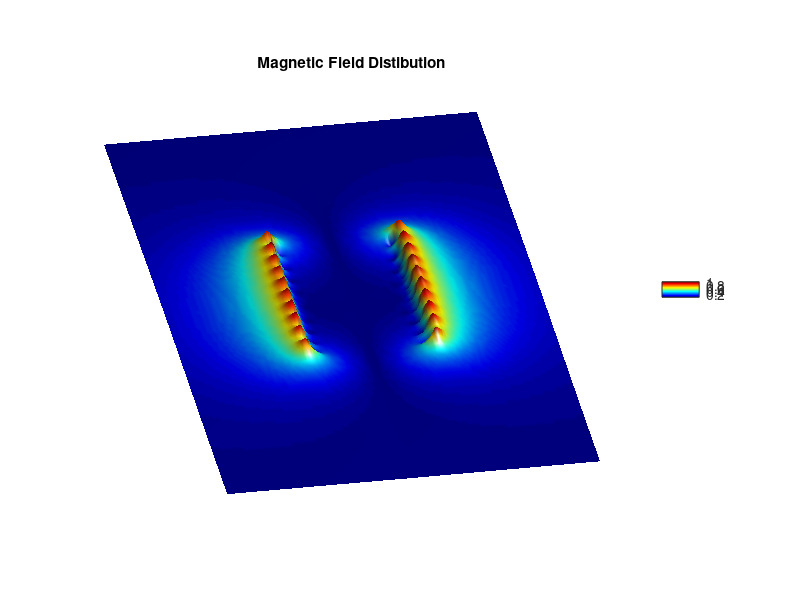

The MATLAB source for this figure:
% Magnetic Flux distribution using Finite Element Method...
% of a Solenoid Vertically placed on XY plane..
% Field distribution is calculated on XZ plane @ origin (Y=0)..
% We will use Biot-Savart Law for this...
% Refer - http://en.wikipedia.org/wiki/Biot-Savart_law...

clear all
clc

d = 2;                  % Radius of the Loop..
m = -1;                 % Direction of current through the Loop... 1(ANTI-CLOCK), -1(CLOCK)
N = 30;                 % Number sections/elements in the conductor...
T = 10;                 % Number of Turns in the Solenoid..
g = 0.75;               % Gap between Turns..
dl = 2*pi*d/N;          % Length of each element..

% XYZ Coordinates/Location of each element from the origin(0,0,0), Center of the Loop is taken as origin..
dtht = 360/N;                           % Loop elements divided w.r.to degrees..
tht = (0+dtht/2): dtht : (360-dtht/2);  % Angle of each element w.r.to origin..

xC =  d.*cosd(tht).*ones(1,N);      % X coordinate...
yC =  d.*sind(tht).*ones(1,N);      % Y coordinate...

% zC will change for each turn, -Z to +Z, and will be varied during iteration...
zC = ones(1,N);
h = -(g/2)*(T-1) : g : (g/2)*(T-1);

% Length(Projection) & Direction of each current element in Vector form..
Lx = dl.*cosd(90+tht);        % Length of each element on X axis..
Ly = dl.*sind(90+tht);        % Length of each element on Y axis..
Lz = zeros(1,N);              % Length of each element is zero on Z axis..

% Points/Locations in space (here XZ plane) where B is to be computed..
NP = 125;               % Detector points..
xPmax = 3*d;            % Dimensions of detector space.., arbitrary..
zPmax = 1.5*(T*g);

xP = linspace(-xPmax,xPmax,NP);        % Divide space with NP points..
zP = linspace(-zPmax,zPmax,NP);
[xxP zzP] = meshgrid(xP,zP);            % Creating the Mesh..

% Initialize B..
Bx = zeros(NP,NP);
By = zeros(NP,NP);
Bz = zeros(NP,NP);

% Computation of Magnetic Field (B) using Superposition principle..
% Compute B at each detector points due to each small cond elements & integrate them..
for p = 1:T
    for q = 1:N
        rx = xxP - xC(q);               % Displacement Vector along X direction from Conductor..
        ry = yC(q);                     % No detector points on Y direction..
        rz = zzP - h(p)*zC(q);          % zC Vertical location changes per Turn..
    
        r = sqrt(rx.^2+ry.^2+rz.^2);    % Displacement Magnitude for an element on the conductor..
    
        r3 = r.^3;
    
        %        dl X r
        % B = K  ------
        %         r^3
        %                  |  i    j    k   |         |  i    j    k  |
        %   dl X r  =      | Lx    Ly   Lz  |     =   | Lx   Ly    0  |  =   i(Ly.rz-0) - j(Lx.rz-0) + k(Lx.ry - Ly.rx)
        %                  | rx    ry   rz  |         | rx   ry    rz |
    
        % Hence, Bx = Ly.rz/r^3, By = Lx.rz/r^3, Bz = (Lx.ry-Ly.rx)/r^3
        Bx = Bx + m*Ly(q).*rz./r3;      % m - direction of current element..
        By = By - m*Lx(q).*rz./r3;
        Bz = Bz + m*Lx(q).*ry./r3 - m*Ly(q).*rx./r3;
    end
end
B = sqrt(Bx.^2 + By.^2 + Bz.^2);        % Magnitude of B..
B = B/max(max(B));                      % Normalizing...

% Plotting...

% figure(1);
% pcolor(xxP,zzP,B);
% colormap(jet);
% shading interp;
% axis equal;
% axis([-xPmax xPmax -zPmax zPmax]);
% xlabel('<-- x -->');ylabel('<-- z -->');
% title('Magnetic Field Distibution');
% colorbar;

figure(2);
surf(xxP,zzP,B,'FaceColor','interp',...
    'EdgeColor','none',...
    'FaceLighting','phong');
daspect([1 1 1]);
axis tight;
view(-10,30);
camlight right;
colormap(jet);
grid off;
axis off;
colorbar;
title('Magnetic Field Distibution');
 
% figure(3);
% quiver(xxP,zzP,Bx,Bz);
% colormap(lines);
% axis([-2*d 2*d -T*g T*g]);
% title('Magnetic Field Distibution');
% xlabel('<-- x -->');ylabel('<-- z -->');
% zoom on;